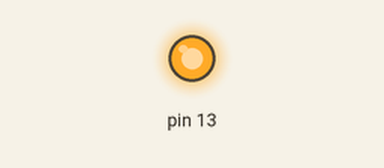
This sketch was run on a simulated Arduino Uno, built with avr-gcc and run on an emulated ATmega328P. On the bench: output pins drawn as LEDs (lit = HIGH).

Above: at 2.0 s.
At 5.0 s:
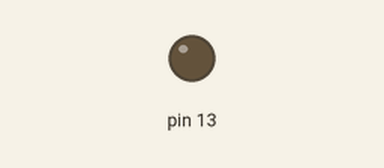
Timing chart, 0 to 18.2 s (numbered marks = the images above):
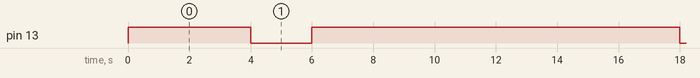

Measured:
- by itself, pin 13: repeats every 14.0 s: LOW 2.0 s, HIGH 12.0 s

The sketch:

exo2.ino
```cpp
void setup(){
  pinMode(13,OUTPUT);
}

void loop(){
  power_on_led();
  delay(4000);
  power_off_led();
  delay(2000);
  power_on_led();
  delay(8000);
}

void power_on_led(){
  digitalWrite(13,HIGH);
}

void power_off_led(){
  digitalWrite(13,LOW);
}
```
